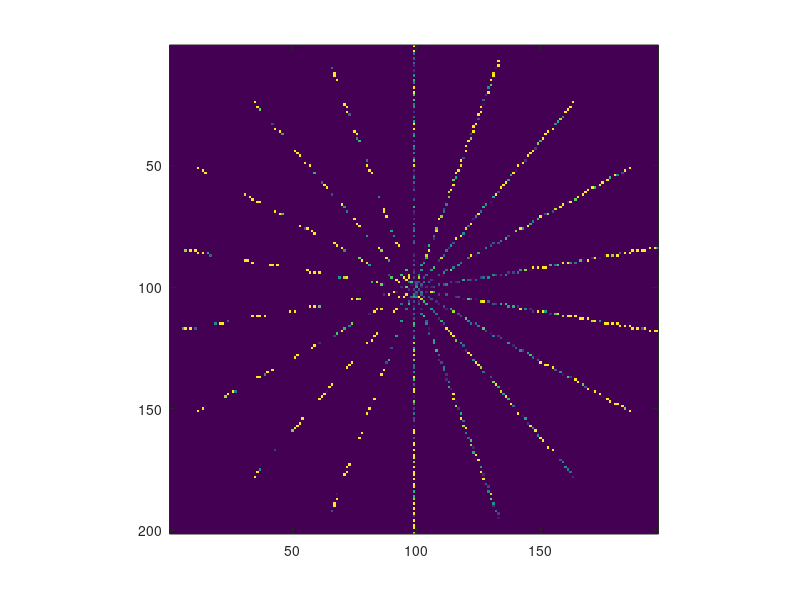

Here is the MATLAB script that generated this plot:
load TDMeasurements.mat
DegStep = 20;
NumSpaceSamples = 18;

TimeDomain = TDMeasurements;

DifferenceSignal = zeros(NumSpaceSamples, size(TimeDomain,2));
%2. Take difference and form 180 deg out-of-phase two element array
for PositionIndex = 1:NumSpaceSamples
    if(PositionIndex==NumSpaceSamples)
        DifferenceSignal(PositionIndex,:) = TimeDomain(PositionIndex,:) - TimeDomain(1,:);
    else
        DifferenceSignal(PositionIndex,:) = TimeDomain(PositionIndex,:) - TimeDomain(PositionIndex + 1,:);
    end
end

SubPos = zeros(NumSpaceSamples, size(TimeDomain,2));
SubNeg = zeros(NumSpaceSamples, size(TimeDomain,2));
%3. Generate SubSignals
for PositionIndex = 1:NumSpaceSamples
    IndexList = find(DifferenceSignal(PositionIndex,:) > 0);
    for ReplacementIndex=1:length(IndexList)
        SubPos(PositionIndex,IndexList(ReplacementIndex)) = DifferenceSignal(PositionIndex,IndexList(ReplacementIndex));
    end
    IndexList = find(DifferenceSignal(PositionIndex,:) < 0);
    for ReplacementIndex=1:length(IndexList)
        SubNeg(PositionIndex,ReplacementIndex) = -1 * DifferenceSignal(PositionIndex,IndexList(ReplacementIndex));
    end
end

%4. Normalize
for PositionIndex = 1:NumSpaceSamples
    SubPos(PositionIndex,:) = SubPos(PositionIndex,:)/max(SubPos(PositionIndex,:));
    SubNeg(PositionIndex,:) = SubNeg(PositionIndex,:)/max(SubNeg(PositionIndex,:));
end

%5. Step
%According to 5 minute research sun flower seed oil has a dielectric
%constant around 3
Epsilon = 3;

%6. Step
D = 0.025;
R = 0.12;
x = 0.04;

c = 3e8;

DelayTime = 2*(D + sqrt(Epsilon)*(R+x))/c;

%I will take 3nSec of reception which is like 50th sample, lets truncate
TruncatedLength = 60;

ImageSubPos = zeros(NumSpaceSamples,TruncatedLength);
ImageSubNeg = zeros(NumSpaceSamples,TruncatedLength);

for PositionIndex = 1:NumSpaceSamples
    ImageSubPos(PositionIndex,:) = SubPos(PositionIndex,1:TruncatedLength);
    ImageSubNeg(PositionIndex,:) = SubNeg(PositionIndex,1:TruncatedLength);
end

%7. Step
%my map is a x = 18, y = 50 sampled map
ImageSubPos = fliplr(ImageSubPos);
ImageSubNeg = fliplr(ImageSubNeg);

RoundFactor = 20;

%Lets take their indexes as coordinates
Xg = linspace(0,5,TruncatedLength);
Yg = zeros(1, TruncatedLength);
for ThetaIndex=1:NumSpaceSamples
    Theta = deg2rad(DegStep * ThetaIndex);
    GlobalCoordinates = [Xg;Yg];
    
    TFMatri = [cos(Theta) -sin(Theta); sin(Theta) cos(Theta)];
    
    for CoordinateIndex = 1:length(Xg)
        LocalCoordinates(ThetaIndex,:,CoordinateIndex) = TFMatri * GlobalCoordinates(:,CoordinateIndex);
    end
end

RoundedLocalCoordinates = round(RoundFactor*LocalCoordinates);

MinimumY = min(min(RoundedLocalCoordinates(:,2,:)));
MinimumX = min(min(RoundedLocalCoordinates(:,1,:)));

for Index1=1:NumSpaceSamples
    for Index2=1:TruncatedLength
        NewCoordinate = RoundedLocalCoordinates(Index1,:, Index2);
        if(NewCoordinate(2) < 0)
            Value = ImageSubPos(Index1,Index2);
        else
            Value = ImageSubNeg(Index1,Index2);
        end
        
        
        NewMap(NewCoordinate(1) + abs(MinimumX) + 1, NewCoordinate(2) + abs(MinimumY) + 1) = Value;
        
    end
end

figure

image(NewMap*255);
axis square